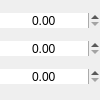
          <widget class="QWidget" name="ryb_value" native="true">
           <property name="maximumSize">
            <size>
             <width>100</width>
             <height>16777215</height>
            </size>
           </property>
           <layout class="QVBoxLayout" name="ryb_value_layout">
            <property name="spacing">
             <number>1</number>
            </property>
            <property name="leftMargin">
             <number>0</number>
            </property>
            <property name="topMargin">
             <number>1</number>
            </property>
            <property name="rightMargin">
             <number>0</number>
            </property>
            <property name="bottomMargin">
             <number>1</number>
            </property>
            <item>
             <widget class="QDoubleSpinBox" name="ryb_1_value">
              <property name="sizePolicy">
               <sizepolicy hsizetype="Preferred" vsizetype="Preferred">
                <horstretch>0</horstretch>
                <verstretch>0</verstretch>
               </sizepolicy>
              </property>
              <property name="maximumSize">
               <size>
                <width>100</width>
                <height>15</height>
               </size>
              </property>
              <property name="focusPolicy">
               <enum>Qt::WheelFocus</enum>
              </property>
              <property name="frame">
               <bool>false</bool>
              </property>
              <property name="alignment">
               <set>Qt::AlignCenter</set>
              </property>
              <property name="maximum">
               <double>100.000000000000000</double>
              </property>
             </widget>
            </item>
            <item>
             <widget class="QDoubleSpinBox" name="ryb_2_value">
              <property name="sizePolicy">
               <sizepolicy hsizetype="Preferred" vsizetype="Preferred">
                <horstretch>0</horstretch>
                <verstretch>0</verstretch>
               </sizepolicy>
              </property>
              <property name="maximumSize">
               <size>
                <width>100</width>
                <height>15</height>
               </size>
              </property>
              <property name="focusPolicy">
               <enum>Qt::WheelFocus</enum>
              </property>
              <property name="frame">
               <bool>false</bool>
              </property>
              <property name="alignment">
               <set>Qt::AlignCenter</set>
              </property>
              <property name="maximum">
               <double>100.000000000000000</double>
              </property>
             </widget>
            </item>
            <item>
             <widget class="QDoubleSpinBox" name="ryb_3_value">
              <property name="sizePolicy">
               <sizepolicy hsizetype="Preferred" vsizetype="Preferred">
                <horstretch>0</horstretch>
                <verstretch>0</verstretch>
               </sizepolicy>
              </property>
              <property name="maximumSize">
               <size>
                <width>100</width>
                <height>15</height>
               </size>
              </property>
              <property name="focusPolicy">
               <enum>Qt::WheelFocus</enum>
              </property>
              <property name="frame">
               <bool>false</bool>
              </property>
              <property name="alignment">
               <set>Qt::AlignCenter</set>
              </property>
              <property name="maximum">
               <double>100.000000000000000</double>
              </property>
             </widget>
            </item>
           </layout>
          </widget>
